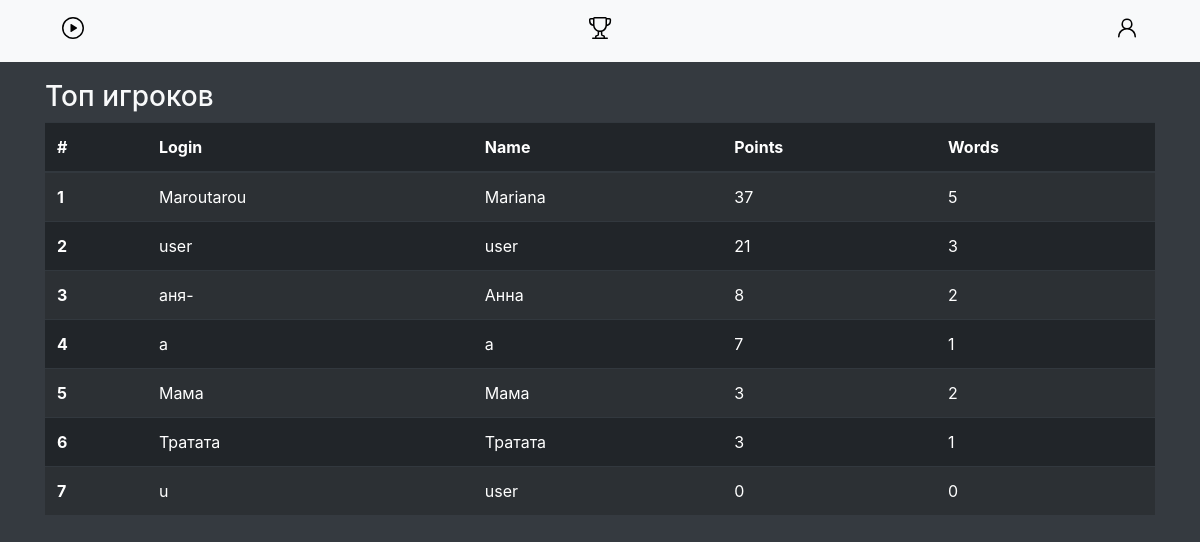
/top (signed in), run on the app's committed database.
### data/user.py (models this page shows, shortened)
class User(SqlAlchemyBase, UserMixin):
    __tablename__ = 'users'
    id = Column(Integer, primary_key=True, autoincrement=True)
    name = Column(String)
    login = Column(String, unique=True, index=True)
    email = Column(String, nullable=True, unique=True)
    hashed_password = Column(String)
    points = Column(Integer, default=0)
    guessed_count = Column(Integer, default=0)
    current_word = Column(String, default='-')
    current_try = Column(Integer, default=0)
    entered_words = Column(String)

### main.py (the view)
@app.route('/top')
@login_required
def top():
    session = db_session.create_session()
    users = session.query(User).order_by(-User.points, -User.guessed_count)
    data = [user for user in users]
    return render_template('top.html', users=data)

### data/db_session.py (called while the page is built)
def create_session() -> Session:
    global __factory
    return __factory()

### main.py (called while the page is built)
@login_manager.user_loader
def load_user(user_id):
    db_sess = db_session.create_session()
    return db_sess.query(User).get(user_id)

### templates/top.html (shortened to what this page needs)
{% extends "base.html" %}
{% block content %}
<h3>Топ игроков</h3>
<table class="table table-striped table-dark">
    <thead>
    <tr>
        <th scope="col">#</th>
        <th scope="col">Login</th>
        <th scope="col">Name</th>
        <th scope="col">Points</th>
        <th scope="col">Words</th>
    </tr>
    </thead>
    <tbody>
    {% for user in users %}
    <tr>
        <th scope="row">{{ loop.index }}</th>
        <td>{{ user.login }}</td>
        <td>{{ user.name }}</td>
        <td>{{ user.points }}</td>
        <td>{{ user.guessed_count }}</td>
    </tr>
    {% endfor %}
    </tbody>
</table>
{% endblock %}

### templates/base.html (shortened to what this page needs)
<!DOCTYPE html>
<html lang="en">
<head>
    <link rel="stylesheet" type="text/css" href="../static/css/style.css"/>
    <link rel="stylesheet"
          href="https://maxcdn.bootstrapcdn.com/bootstrap/4.0.0/css/bootstrap.min.css"
>
</head>
<body style="background: #353a40">
<nav class="navbar navbar-light bg-light fixed-top">
    <div class="container">
        <a class="nav-link" href="/play">
        </a>
        <a class="nav-link" href="/top">
        </a>
        <a class="nav-link" href="/profile">
        </a>
    </div>
</nav>
<div class="container text-light" style="padding-top: 80px;">
    {% block content %}{% endblock %}
</div>
</body>
</html>

### data on the page
User: login "Maroutarou", name "Mariana", points "37", guessed_count "5"
User: login "user", name "user", points "21", guessed_count "3"
User: login "аня-", name "Анна", points "8", guessed_count "2"
User: login "a", name "a", points "7", guessed_count "1"
User: login "Мама", name "Мама", points "3", guessed_count "2"
User: login "Тратата", name "Тратата", points "3", guessed_count "1"
User: login "u", name "user", points "0", guessed_count "0"
